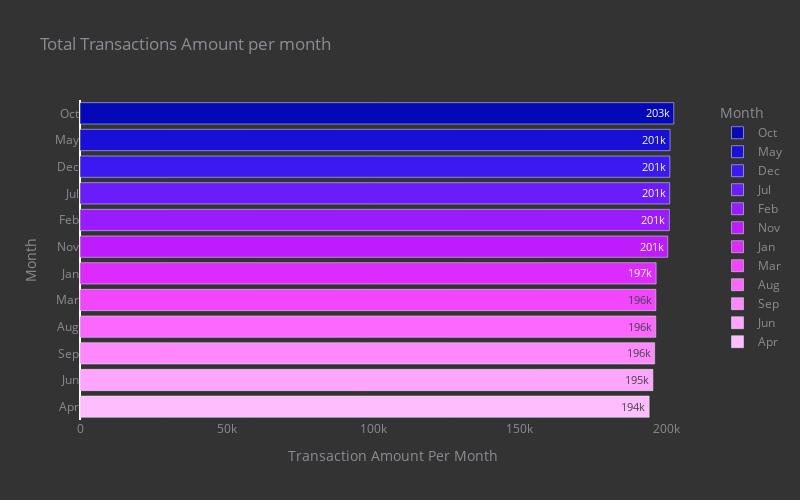

The code cell stored with this chart in its notebook:
### Code cell
fig = px.bar(df1,y=df1.index,x=df1['TRANSACTION_VALUE'],text_auto='.3s',
             labels={
                     "month_name": "Month",
                     "TRANSACTION_VALUE": "Transaction Amount Per Month"
                 },
             color=df1.index,title="Total Transactions Amount per month",color_discrete_sequence= px.colors.sequential.Plotly3)
fig.update_layout( width=800,
    height=500,font=dict(size=12, color='#8a8d93'),plot_bgcolor='#333', paper_bgcolor='#333',xaxis=dict(showgrid=False),
              yaxis=dict(showgrid=False))
fig.show()

### Figure 1 — Plotly figure (JSON) as saved in the notebook; plotly's stock layout.template omitted (floating-point values rounded to 4 significant figures)
{"data": [{"alignmentgroup": "True", "hovertemplate": "Month=%{y}<br>Transaction Amount Per Month=%{x}<extra></extra>", "legendgroup": "Oct", "marker": {"color": "#0508b8", "pattern": {"shape": ""}}, "name": "Oct", "offsetgroup": "Oct", "orientation": "h", "showlegend": true, "textposition": "auto", "texttemplate": "%{x:.3s}", "type": "bar", "x": [202600.0], "xaxis": "x", "y": ["Oct"], "yaxis": "y"}, {"alignmentgroup": "True", "hovertemplate": "Month=%{y}<br>Transaction Amount Per Month=%{x}<extra></extra>", "legendgroup": "May", "marker": {"color": "#1910d8", "pattern": {"shape": ""}}, "name": "May", "offsetgroup": "May", "orientation": "h", "showlegend": true, "textposition": "auto", "texttemplate": "%{x:.3s}", "type": "bar", "x": [201300.0], "xaxis": "x", "y": ["May"], "yaxis": "y"}, {"alignmentgroup": "True", "hovertemplate": "Month=%{y}<br>Transaction Amount Per Month=%{x}<extra></extra>", "legendgroup": "Dec", "marker": {"color": "#3c19f0", "pattern": {"shape": ""}}, "name": "Dec", "offsetgroup": "Dec", "orientation": "h", "showlegend": true, "textposition": "auto", "texttemplate": "%{x:.3s}", "type": "bar", "x": [201300.0], "xaxis": "x", "y": ["Dec"], "yaxis": "y"}, {"alignmentgroup": "True", "hovertemplate": "Month=%{y}<br>Transaction Amount Per Month=%{x}<extra></extra>", "legendgroup": "Jul", "marker": {"color": "#6b1cfb", "pattern": {"shape": ""}}, "name": "Jul", "offsetgroup": "Jul", "orientation": "h", "showlegend": true, "textposition": "auto", "texttemplate": "%{x:.3s}", "type": "bar", "x": [201200.0], "xaxis": "x", "y": ["Jul"], "yaxis": "y"}, {"alignmentgroup": "True", "hovertemplate": "Month=%{y}<br>Transaction Amount Per Month=%{x}<extra></extra>", "legendgroup": "Feb", "marker": {"color": "#981cfd", "pattern": {"shape": ""}}, "name": "Feb", "offsetgroup": "Feb", "orientation": "h", "showlegend": true, "textposition": "auto", "texttemplate": "%{x:.3s}", "type": "bar", "x": [201100.0], "xaxis": "x", "y": ["Feb"], "yaxis": "y"}, {"alignmentgroup": "True", "hovertemplate": "Month=%{y}<br>Transaction Amount Per Month=%{x}<extra></extra>", "legendgroup": "Nov", "marker": {"color": "#bf1cfd", "pattern": {"shape": ""}}, "name": "Nov", "offsetgroup": "Nov", "orientation": "h", "showlegend": true, "textposition": "auto", "texttemplate": "%{x:.3s}", "type": "bar", "x": [200500.0], "xaxis": "x", "y": ["Nov"], "yaxis": "y"}, {"alignmentgroup": "True", "hovertemplate": "Month=%{y}<br>Transaction Amount Per Month=%{x}<extra></extra>", "legendgroup": "Jan", "marker": {"color": "#dd2bfd", "pattern": {"shape": ""}}, "name": "Jan", "offsetgroup": "Jan", "orientation": "h", "showlegend": true, "textposition": "auto", "texttemplate": "%{x:.3s}", "type": "bar", "x": [196600.0], "xaxis": "x", "y": ["Jan"], "yaxis": "y"}, {"alignmentgroup": "True", "hovertemplate": "Month=%{y}<br>Transaction Amount Per Month=%{x}<extra></extra>", "legendgroup": "Mar", "marker": {"color": "#f246fe", "pattern": {"shape": ""}}, "name": "Mar", "offsetgroup": "Mar", "orientation": "h", "showlegend": true, "textposition": "auto", "texttemplate": "%{x:.3s}", "type": "bar", "x": [196500.0], "xaxis": "x", "y": ["Mar"], "yaxis": "y"}, {"alignmentgroup": "True", "hovertemplate": "Month=%{y}<br>Transaction Amount Per Month=%{x}<extra></extra>", "legendgroup": "Aug", "marker": {"color": "#fc67fd", "pattern": {"shape": ""}}, "name": "Aug", "offsetgroup": "Aug", "orientation": "h", "showlegend": true, "textposition": "auto", "texttemplate": "%{x:.3s}", "type": "bar", "x": [196500.0], "xaxis": "x", "y": ["Aug"], "yaxis": "y"}, {"alignmentgroup": "True", "hovertemplate": "Month=%{y}<br>Transaction Amount Per Month=%{x}<extra></extra>", "legendgroup": "Sep", "marker": {"color": "#fe88fc", "pattern": {"shape": ""}}, "name": "Sep", "offsetgroup": "Sep", "orientation": "h", "showlegend": true, "textposition": "auto", "texttemplate": "%{x:.3s}", "type": "bar", "x": [196100.0], "xaxis": "x", "y": ["Sep"], "yaxis": "y"}, {"alignmentgroup": "True", "hovertemplate": "Month=%{y}<br>Transaction Amount Per Month=%{x}<extra></extra>", "legendgroup": "Jun", "marker": {"color": "#fea5fd", "pattern": {"shape": ""}}, "name": "Jun", "offsetgroup": "Jun", "orientation": "h", "showlegend": true, "textposition": "auto", "texttemplate": "%{x:.3s}", "type": "bar", "x": [195500.0], "xaxis": "x", "y": ["Jun"], "yaxis": "y"}, {"alignmentgroup": "True", "hovertemplate": "Month=%{y}<br>Transaction Amount Per Month=%{x}<extra></extra>", "legendgroup": "Apr", "marker": {"color": "#febefe", "pattern": {"shape": ""}}, "name": "Apr", "offsetgroup": "Apr", "orientation": "h", "showlegend": true, "textposition": "auto", "texttemplate": "%{x:.3s}", "type": "bar", "x": [194200.0], "xaxis": "x", "y": ["Apr"], "yaxis": "y"}], "layout": {"barmode": "relative", "font": {"color": "#8a8d93", "size": 12}, "height": 500, "legend": {"title": {"text": "Month"}, "tracegroupgap": 0}, "paper_bgcolor": "#333", "plot_bgcolor": "#333", "title": {"text": "Total Transactions Amount per month"}, "width": 800, "xaxis": {"anchor": "y", "domain": [0, 1], "showgrid": false, "title": {"text": "Transaction Amount Per Month"}}, "yaxis": {"anchor": "x", "categoryarray": ["Apr", "Jun", "Sep", "Aug", "Mar", "Jan", "Nov", "Feb", "Jul", "Dec", "May", "Oct"], "categoryorder": "array", "domain": [0, 1], "showgrid": false, "title": {"text": "Month"}}}}
